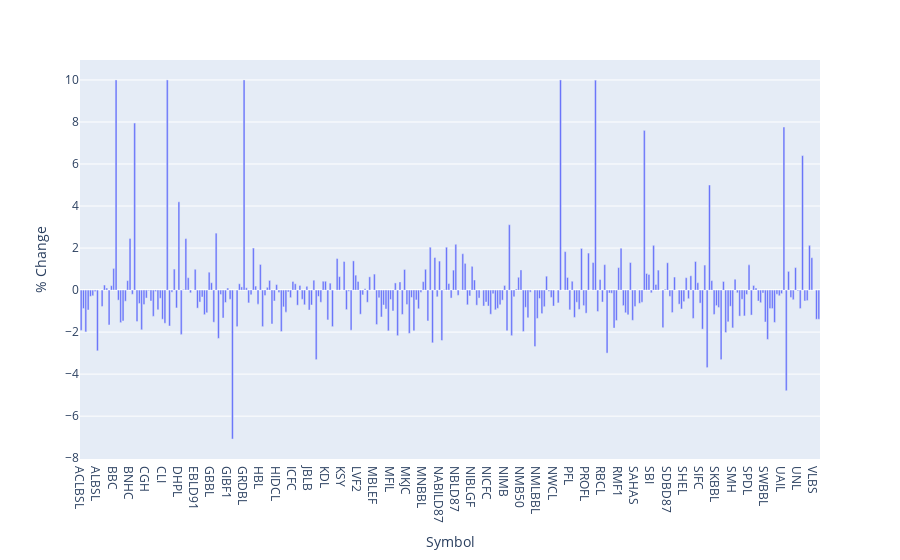

Write notebook code for a chart like this one.
### Code cell
import plotly.express as px
top_10_positive_change = df.sort_values(by='% Change', ascending=False).head(10)
fig = px.bar(df, x='Symbol', y='% Change')
fig.show()
top_10_positive_change

### Figure 1 — Plotly figure (JSON) as saved in the notebook; plotly's stock layout.template omitted (floating-point values rounded to 4 significant figures; data arrays with more than 128 entries replaced by an {"elided": "..."} marker saying what was removed)
{"data": [{"hovertemplate": "Symbol=%{x}<br>% Change=%{y}<extra></extra>", "legendgroup": "", "marker": {"color": "#636efa", "pattern": {"shape": ""}}, "name": "", "orientation": "v", "showlegend": false, "textposition": "auto", "type": "bar", "x": {"elided": "318 str values"}, "xaxis": "x", "y": {"elided": "318 float values"}, "yaxis": "y"}], "layout": {"barmode": "relative", "legend": {"tracegroupgap": 0}, "margin": {"t": 60}, "xaxis": {"anchor": "y", "domain": [0, 1], "title": {"text": "Symbol"}}, "yaxis": {"anchor": "x", "domain": [0, 1], "title": {"text": "% Change"}}}}
